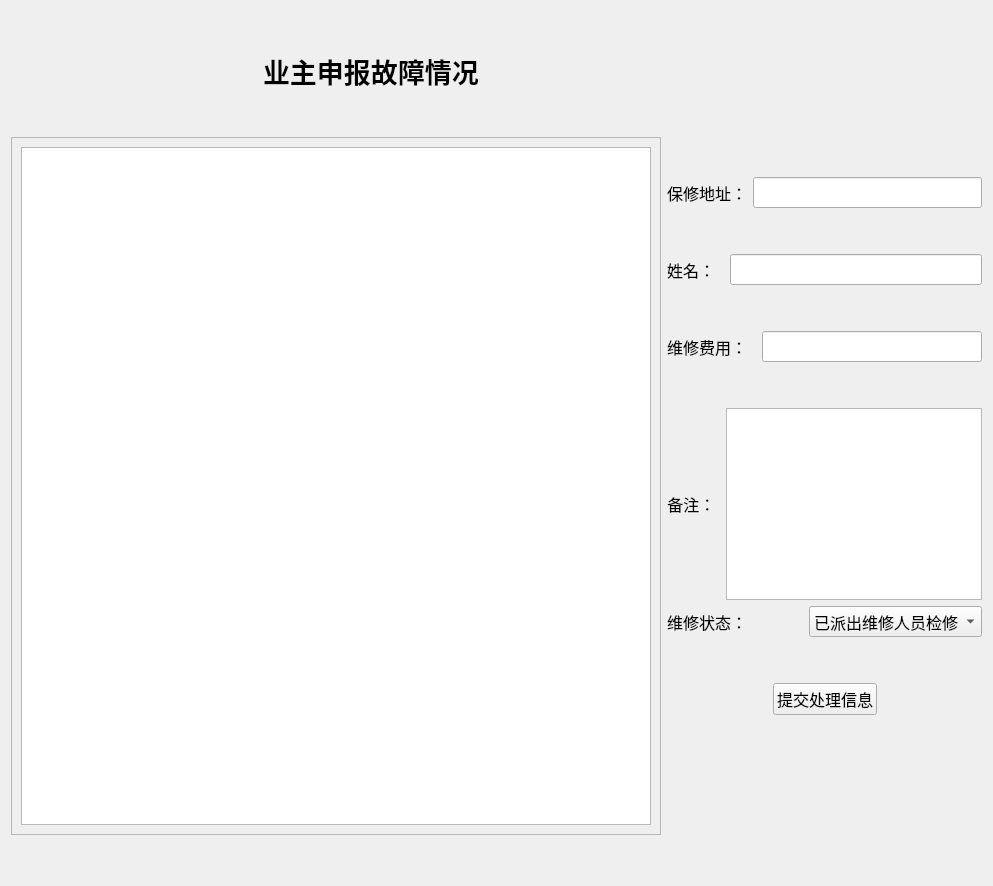
     <widget class="QWidget" name="tab_4">
      <attribute name="title">
       <string>维修管理</string>
      </attribute>
      <layout class="QGridLayout" name="gridLayout_4">
       <item row="0" column="0">
        <layout class="QVBoxLayout" name="verticalLayout_7">
         <item>
          <spacer name="verticalSpacer_24">
           <property name="orientation">
            <enum>Qt::Vertical</enum>
           </property>
           <property name="sizeHint" stdset="0">
            <size>
             <width>20</width>
             <height>40</height>
            </size>
           </property>
          </spacer>
         </item>
         <item>
          <layout class="QHBoxLayout" name="horizontalLayout_20">
           <item>
            <spacer name="horizontalSpacer_4">
             <property name="orientation">
              <enum>Qt::Horizontal</enum>
             </property>
             <property name="sizeHint" stdset="0">
              <size>
               <width>40</width>
               <height>20</height>
              </size>
             </property>
            </spacer>
           </item>
           <item>
            <widget class="QLabel" name="label_15">
             <property name="font">
              <font>
               <family>Agency FB</family>
               <pointsize>20</pointsize>
               <weight>75</weight>
               <bold>true</bold>
              </font>
             </property>
             <property name="text">
              <string>业主申报故障情况</string>
             </property>
            </widget>
           </item>
           <item>
            <spacer name="horizontalSpacer_5">
             <property name="orientation">
              <enum>Qt::Horizontal</enum>
             </property>
             <property name="sizeHint" stdset="0">
              <size>
               <width>40</width>
               <height>20</height>
              </size>
             </property>
            </spacer>
           </item>
           <item>
            <spacer name="horizontalSpacer_6">
             <property name="orientation">
              <enum>Qt::Horizontal</enum>
             </property>
             <property name="sizeHint" stdset="0">
              <size>
               <width>40</width>
               <height>20</height>
              </size>
             </property>
            </spacer>
           </item>
          </layout>
         </item>
         <item>
          <spacer name="verticalSpacer_26">
           <property name="orientation">
            <enum>Qt::Vertical</enum>
           </property>
           <property name="sizeHint" stdset="0">
            <size>
             <width>20</width>
             <height>40</height>
            </size>
           </property>
          </spacer>
         </item>
         <item>
          <layout class="QHBoxLayout" name="horizontalLayout_21">
           <item>
            <widget class="QScrollArea" name="scrollArea_2">
             <property name="minimumSize">
              <size>
               <width>650</width>
               <height>0</height>
              </size>
             </property>
             <property name="maximumSize">
              <size>
               <width>800</width>
               <height>16777215</height>
              </size>
             </property>
             <property name="widgetResizable">
              <bool>true</bool>
             </property>
             <widget class="QWidget" name="scrollAreaWidgetContents_2">
              <property name="geometry">
               <rect>
                <x>0</x>
                <y>0</y>
                <width>648</width>
                <height>679</height>
               </rect>
              </property>
              <layout class="QGridLayout" name="gridLayout_16">
               <item row="0" column="0">
                <widget class="QTableView" name="tableView_4"/>
               </item>
              </layout>
             </widget>
            </widget>
           </item>
           <item>
            <layout class="QVBoxLayout" name="verticalLayout_6">
             <item>
              <spacer name="verticalSpacer_19">
               <property name="orientation">
                <enum>Qt::Vertical</enum>
               </property>
               <property name="sizeHint" stdset="0">
                <size>
                 <width>20</width>
                 <height>40</height>
                </size>
               </property>
              </spacer>
             </item>
             <item>
              <layout class="QHBoxLayout" name="horizontalLayout_13"/>
             </item>
             <item>
              <layout class="QHBoxLayout" name="horizontalLayout_14">
               <item>
                <widget class="QLabel" name="label_10">
                 <property name="font">
                  <font>
                   <family>Agency FB</family>
                   <pointsize>12</pointsize>
                  </font>
                 </property>
                 <property name="text">
                  <string>保修地址：</string>
                 </property>
                </widget>
               </item>
               <item>
                <widget class="QLineEdit" name="lineEdit_9">
                 <property name="font">
                  <font>
                   <family>Agency FB</family>
                   <pointsize>12</pointsize>
                  </font>
                 </property>
                </widget>
               </item>
              </layout>
             </item>
             <item>
              <spacer name="verticalSpacer_20">
               <property name="orientation">
                <enum>Qt::Vertical</enum>
               </property>
               <property name="sizeHint" stdset="0">
                <size>
                 <width>20</width>
                 <height>40</height>
                </size>
               </property>
              </spacer>
             </item>
             <item>
              <layout class="QHBoxLayout" name="horizontalLayout_15">
               <item>
                <widget class="QLabel" name="label_11">
                 <property name="font">
                  <font>
                   <family>Agency FB</family>
                   <pointsize>12</pointsize>
                  </font>
                 </property>
                 <property name="text">
                  <string>姓名：  </string>
                 </property>
                </widget>
               </item>
               <item>
                <widget class="QLineEdit" name="lineEdit_10">
                 <property name="font">
                  <font>
                   <family>Agency FB</family>
                   <pointsize>12</pointsize>
                  </font>
                 </property>
                </widget>
               </item>
              </layout>
             </item>
             <item>
              <spacer name="verticalSpacer_21">
               <property name="orientation">
                <enum>Qt::Vertical</enum>
               </property>
               <property name="sizeHint" stdset="0">
                <size>
                 <width>20</width>
                 <height>40</height>
                </size>
               </property>
              </spacer>
             </item>
             <item>
              <layout class="QHBoxLayout" name="horizontalLayout_16">
               <item>
                <widget class="QLabel" name="label_19">
                 <property name="font">
                  <font>
                   <family>Agency FB</family>
                   <pointsize>12</pointsize>
                  </font>
                 </property>
                 <property name="text">
                  <string>维修费用：  </string>
                 </property>
                </widget>
               </item>
               <item>
                <widget class="QLineEdit" name="lineEdit_11">
                 <property name="font">
                  <font>
                   <family>Agency FB</family>
                   <pointsize>12</pointsize>
                  </font>
                 </property>
                </widget>
               </item>
              </layout>
             </item>
             <item>
              <spacer name="verticalSpacer_22">
               <property name="orientation">
                <enum>Qt::Vertical</enum>
               </property>
               <property name="sizeHint" stdset="0">
                <size>
                 <width>20</width>
                 <height>40</height>
                </size>
               </property>
              </spacer>
             </item>
             <item>
              <layout class="QHBoxLayout" name="horizontalLayout_17">
               <item>
                <widget class="QLabel" name="label_13">
                 <property name="text">
                  <string>&lt;html&gt;&lt;head/&gt;&lt;body&gt;&lt;p align=&quot;center&quot;&gt;&lt;span style=&quot; font-size:12pt;&quot;&gt;备注：  &lt;/span&gt;&lt;/p&gt;&lt;/body&gt;&lt;/html&gt;</string>
                 </property>
                </widget>
               </item>
               <item>
                <widget class="QTextEdit" name="textEdit"/>
               </item>
              </layout>
             </item>
             <item>
              <layout class="QHBoxLayout" name="horizontalLayout_18">
               <item>
                <widget class="QLabel" name="label_14">
                 <property name="font">
                  <font>
                   <family>Agency FB</family>
                   <pointsize>12</pointsize>
                  </font>
                 </property>
                 <property name="text">
                  <string>维修状态：</string>
                 </property>
                </widget>
               </item>
               <item>
                <widget class="QComboBox" name="comboBox">
                 <property name="font">
                  <font>
                   <family>Agency FB</family>
                   <pointsize>12</pointsize>
                  </font>
                 </property>
                 <item>
                  <property name="text">
                   <string>已派出维修人员检修</string>
                  </property>
                 </item>
                 <item>
                  <property name="text">
                   <string>正在维修中</string>
                  </property>
                 </item>
                 <item>
                  <property name="text">
                   <string>维修完成</string>
                  </property>
                 </item>
                </widget>
               </item>
              </layout>
             </item>
             <item>
              <spacer name="verticalSpacer_28">
               <property name="orientation">
                <enum>Qt::Vertical</enum>
               </property>
               <property name="sizeHint" stdset="0">
                <size>
                 <width>20</width>
                 <height>40</height>
                </size>
               </property>
              </spacer>
             </item>
             <item>
              <layout class="QHBoxLayout" name="horizontalLayout_19">
               <item>
                <spacer name="horizontalSpacer_2">
                 <property name="orientation">
                  <enum>Qt::Horizontal</enum>
                 </property>
                 <property name="sizeHint" stdset="0">
                  <size>
                   <width>40</width>
                   <height>20</height>
                  </size>
                 </property>
                </spacer>
               </item>
               <item>
                <widget class="QPushButton" name="pushButton_4">
                 <property name="font">
                  <font>
                   <family>Agency FB</family>
                   <pointsize>12</pointsize>
                  </font>
                 </property>
                 <property name="text">
                  <string>提交处理信息</string>
                 </property>
                </widget>
               </item>
               <item>
                <spacer name="horizontalSpacer_3">
                 <property name="orientation">
                  <enum>Qt::Horizontal</enum>
                 </property>
                 <property name="sizeHint" stdset="0">
                  <size>
                   <width>40</width>
                   <height>20</height>
                  </size>
                 </property>
                </spacer>
               </item>
              </layout>
             </item>
             <item>
              <spacer name="verticalSpacer_23">
               <property name="orientation">
                <enum>Qt::Vertical</enum>
               </property>
               <property name="sizeHint" stdset="0">
                <size>
                 <width>20</width>
                 <height>40</height>
                </size>
               </property>
              </spacer>
             </item>
             <item>
              <spacer name="verticalSpacer_27">
               <property name="orientation">
                <enum>Qt::Vertical</enum>
               </property>
               <property name="sizeHint" stdset="0">
                <size>
                 <width>20</width>
                 <height>40</height>
                </size>
               </property>
              </spacer>
             </item>
             <item>
              <spacer name="verticalSpacer_18">
               <property name="orientation">
                <enum>Qt::Vertical</enum>
               </property>
               <property name="sizeHint" stdset="0">
                <size>
                 <width>20</width>
                 <height>40</height>
                </size>
               </property>
              </spacer>
             </item>
            </layout>
           </item>
          </layout>
         </item>
         <item>
          <spacer name="verticalSpacer_25">
           <property name="orientation">
            <enum>Qt::Vertical</enum>
           </property>
           <property name="sizeHint" stdset="0">
            <size>
             <width>20</width>
             <height>40</height>
            </size>
           </property>
          </spacer>
         </item>
        </layout>
       </item>
      </layout>
     </widget>
